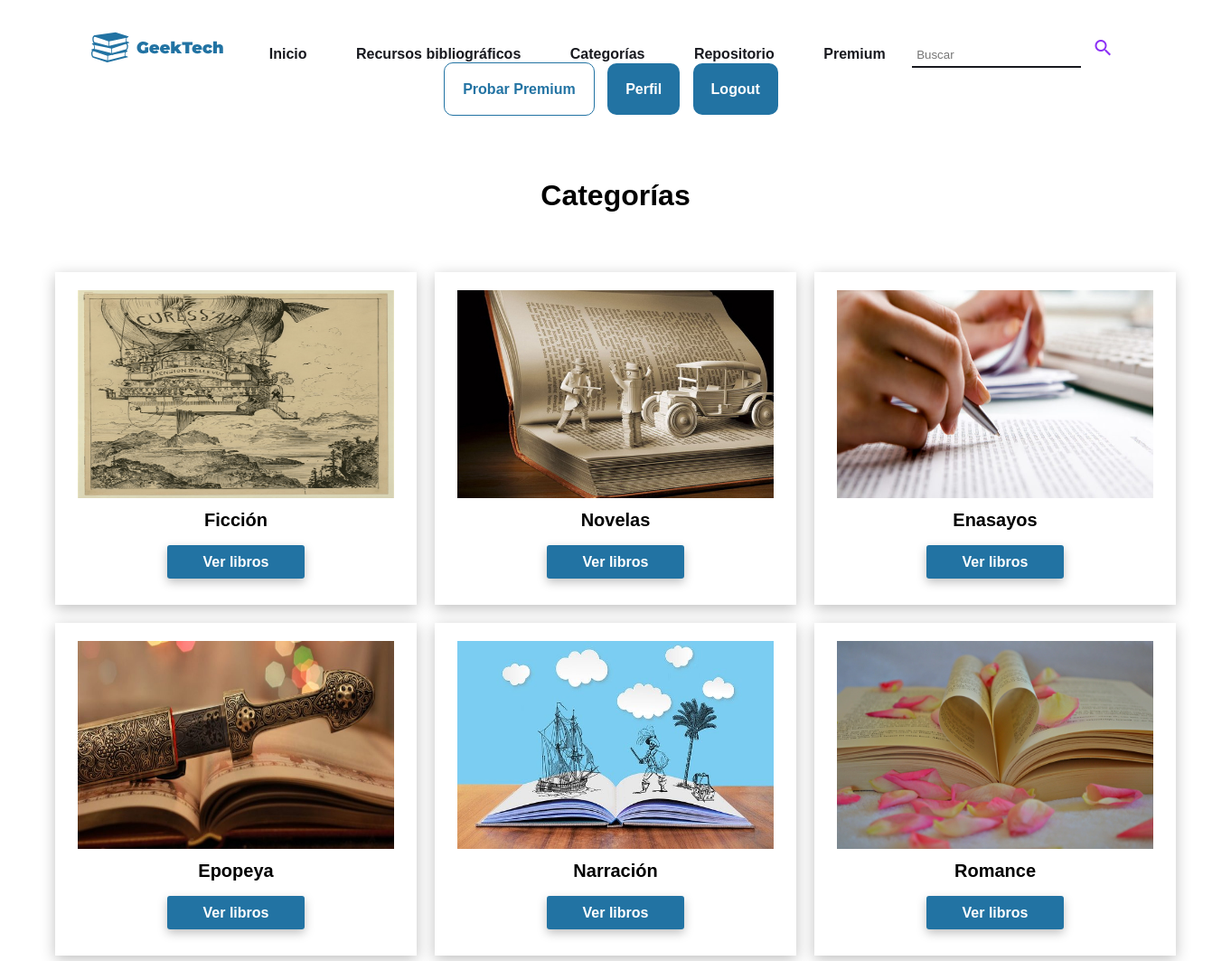
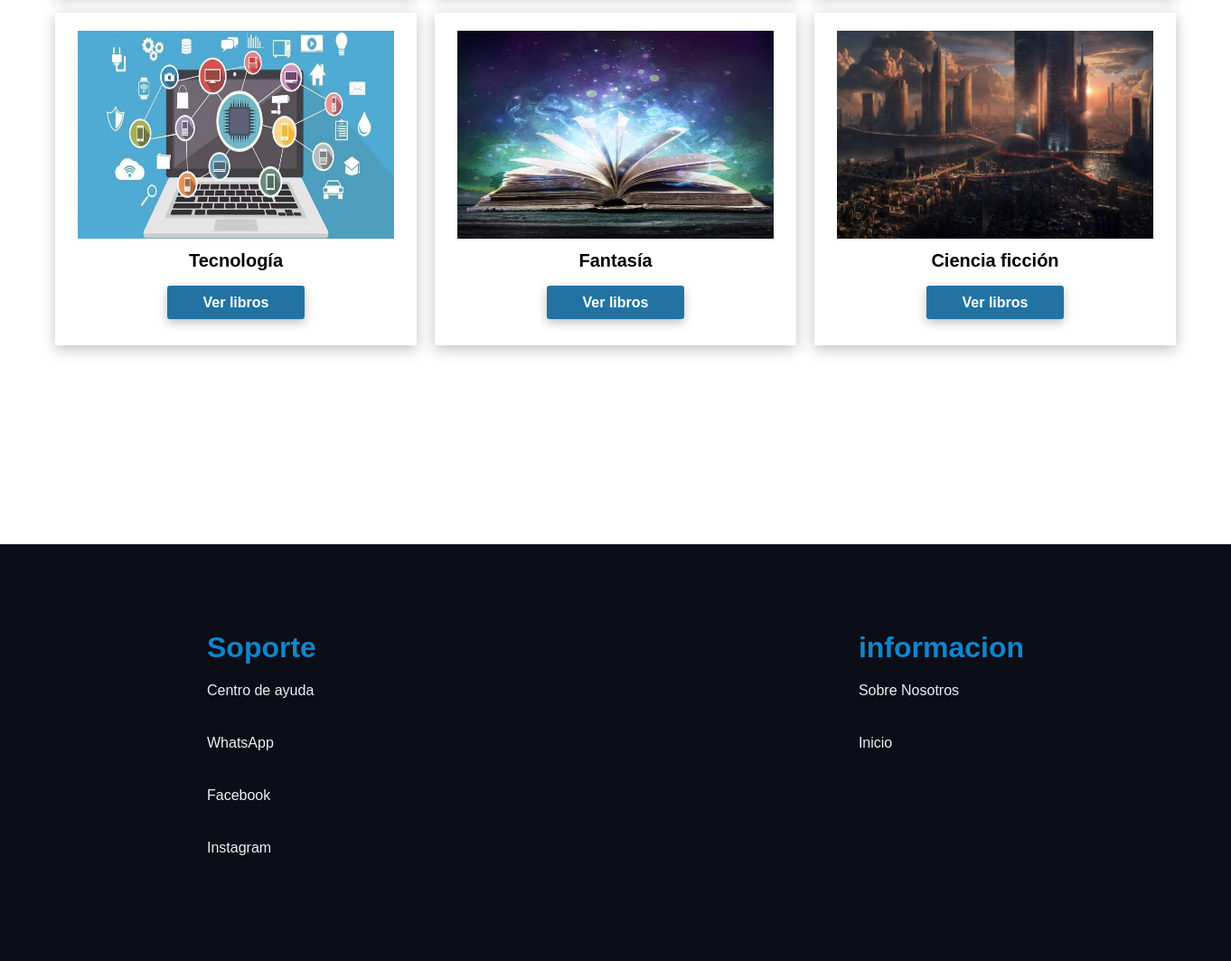
The app's page /php/publico/categorias.php (signed in) with its own data (2 pictures, top to bottom).
### tables this page shows
CREATE TABLE `categorias` (
  `id` int(11) NOT NULL AUTO_INCREMENT,
  `nombre` varchar(100) NOT NULL,
  `descrip` varchar(200) NOT NULL,
  `imagen` varchar(200) NOT NULL,
  `estado` int(11) NOT NULL,
  PRIMARY KEY (`id`)
);

### php/publico/categorias.php (the view, shortened to what this page needs)
<?php
require 'helpers/menu.php';
    if (isset($_SESSION['user_id'])) {
        $consultaca = "SELECT * FROM categorias where estado = 1";
        $sentenciaca = $conn->prepare($consultaca);
        $sentenciaca->execute();
        $categorias = $sentenciaca->fetchAll();
    }
?>
<!DOCTYPE html>
<html lang="en">
<head>
</head>
<body>
    <center>
    <br><br><br><br><br><br><br><br>
        <div class="contenedorLinks">
            <h1>Categorías</h1>
            <br><br>
                <div class="contenedorPremium">
                    <?php
                        if ($categorias && $sentenciaca->rowCount() > 0) {
                        foreach ($categorias as $fila) {
                    ?>
                    <div class="contenedorCardc">
                        <img class="imgc" src="../../libros/categorias/<?php echo ($fila["imagen"]);?>">
                        <p><?php echo ($fila["nombre"]);?></p><br>
                        <a href="lica.php?id=<?php echo $fila['id'];?>" class="vermas">Ver libros</a><br><br>
                    </div>
                    <?php
                            }
                        }
                        else{
                            print('No se han ingresado categorias aun');
                        }
                    ?>
                </div>
        </div>
    </center>
        <br><br><br><br><br>
</body>
</html>
<?php
require 'helpers/footer.php';
?>

### php/publico/helpers/css/index.css (style rules this page uses)
* { margin: 0; padding: 0; box-sizing: border-box; font-family: Arial, Helvetica, sans-serif; }
a { color: #18191f; }
.contenedorPremium { width:100%; display: flex; justify-content:center ; align-items: center; padding:20px 0; flex-wrap:wrap; }
.contenedorPremium img { padding-top: 20px; width: 200px; }
.contenedorLinks { text-align: center; display:inline; grid-template-rows: repeat(2, 1fr); row-gap: 40px; }
.contenedorLinks a { border: none; background: #2273A3; color: #ffffff; width: 103.18px; height: 29px; border-radius: 3px; }
.vermas { border: none; background: #2273A3; color: #ffffff; height: 29px; cursor: pointer; box-shadow: 0px 4px 11px rgba(0, 0, 0, 0.25); border-radius: 10px; padding:10px 40px; width:50%; margin: 0 auto; text-decoration:none; font-style: normal; font-weight: bold; font-size: 16px; }
.contenedorPremium img { padding-top: 20px; width: 200px; height: 300px; }
.contenedorCardc { background: #FFFFFF; box-shadow: 0px 4px 15px rgba(0, 0, 0, 0.25); margin-right: 20px; margin: 10px; text-align: center; width: 400px; padding-bottom: 20px; }
.contenedorCardc img { width: 350px; height: 250px; }
.contenedorCardc p { font-style: normal; font-weight: 700; font-size: 20px; line-height: 100%; margin: 10px 0; }

### records on screen
categorias: imagen (picture), nombre "Ficción"
categorias: imagen (picture), nombre "Novelas"
categorias: imagen (picture), nombre "Enasayos"
categorias: imagen (picture), nombre "Epopeya"
categorias: imagen (picture), nombre "Narración"
categorias: imagen (picture), nombre "Romance"
categorias: imagen (picture), nombre "Tecnología"
categorias: imagen (picture), nombre "Fantasía"
categorias: imagen (picture), nombre "Ciencia ficción"
